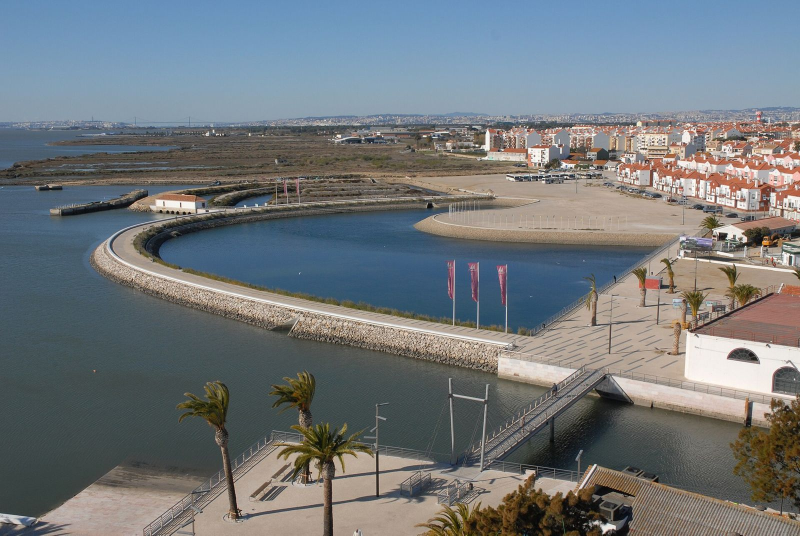
#> input picture media/loc/photo_01.jpg, 1600 x 1071 px (shown at 1/2 size)
$ python -i grid.py   (imports and definitions only)
#> lines starting #> are read from the running program, lines starting #| are printed output that depends on the picture
import sys
from PIL import Image, ImageDraw
def grid(src,out,box=None,step=50,scale=1.0):
#> called with src = '../../media/loc/photo_01.jpg', out = 'out.png', step = 50, scale = 1
    im=Image.open(src).convert('RGB')
#> im is the input picture: PIL image 1600x1071 RGB; mean R, G, B 113.8, 119.3, 122.8
    if box: im=im.crop(box)
    ox,oy=(box[0],box[1]) if box else (0,0)
    if scale!=1: im=im.resize((int(im.width*scale),int(im.height*scale)))
    d=ImageDraw.Draw(im)
    for X in range((ox//step)*step,ox+int(im.width/scale)+1,step):
        x=(X-ox)*scale
        d.line([(x,0),(x,im.height)],fill=(255,0,255) if X%100==0 else (0,255,255),width=1)
        if X%100==0: d.text((x+2,2),str(X),fill=(255,0,255))
    for Y in range((oy//step)*step,oy+int(im.height/scale)+1,step):
        y=(Y-oy)*scale
        d.line([(0,y),(im.width,y)],fill=(255,0,255) if Y%100==0 else (0,255,255),width=1)
        if Y%100==0: d.text((2,y+2),str(Y),fill=(255,0,255))
    im.save(out,quality=90)
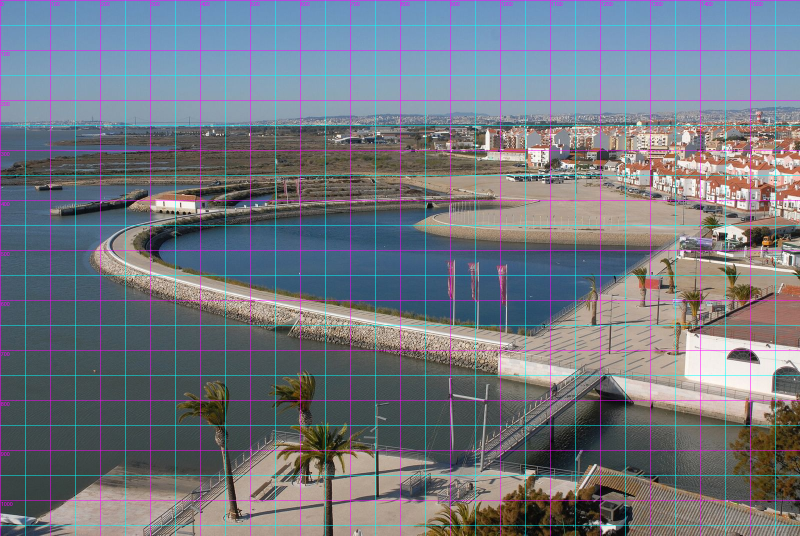
#> saved as out.png: PIL image 1600x1071 RGB (shown at 1/2 size); mean R, G, B 114.5, 119.5, 128.1
# [3 lines not run here, left out]

>>> result = grid('../../media/loc/photo_01.jpg', 'out.png')

$ run again, on media/loc/photo_03.jpg
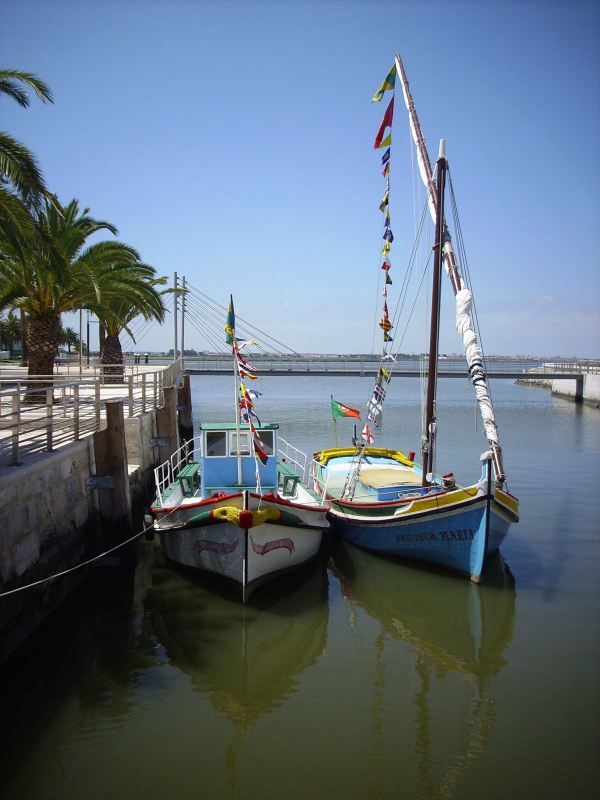
#> input picture media/loc/photo_03.jpg, 1200 x 1600 px (shown at 1/2 size)
#> in grid, im is the input picture: PIL image 1200x1600 RGB; mean R, G, B 96.7, 112.1, 126.5
#> in grid, `im.save(out,quality=90)`:
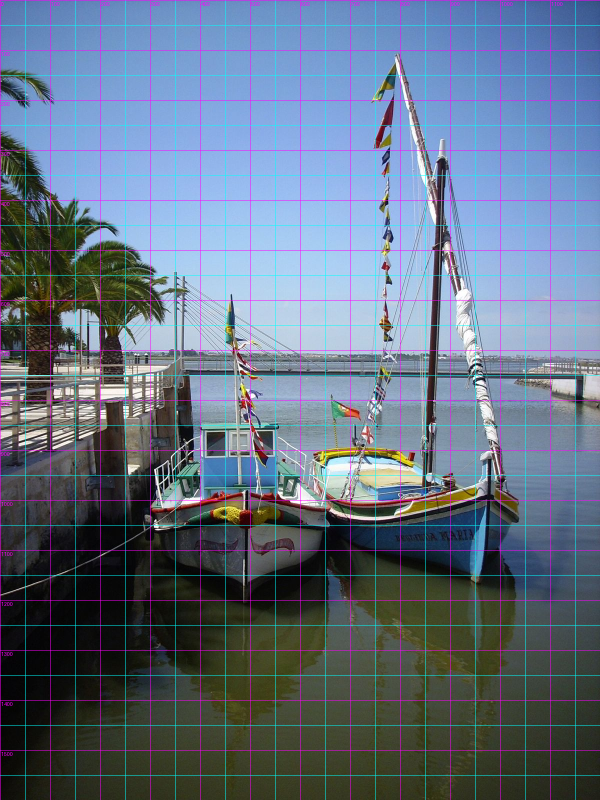
#> saved as out.png: PIL image 1200x1600 RGB (shown at 1/2 size); mean R, G, B 98, 112.7, 131.7

$ run again, on media/loc/photo_04.jpg
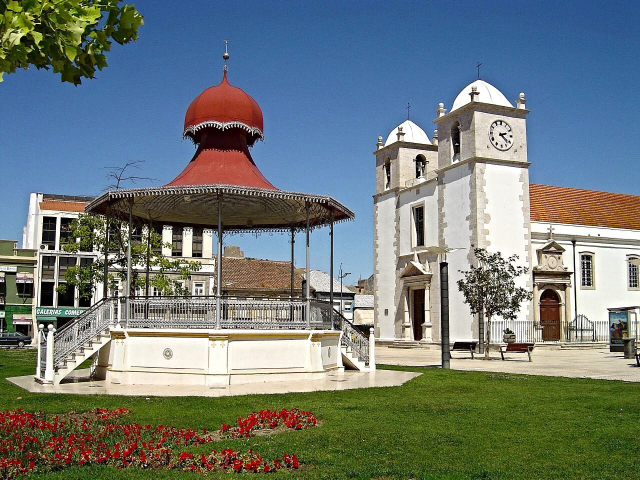
#> input picture media/loc/photo_04.jpg, 1280 x 959 px (shown at 1/2 size)
#> in grid, im is the input picture: PIL image 1280x959 RGB; mean R, G, B 112.5, 123.1, 121.1
#> in grid, `im.save(out,quality=90)`:
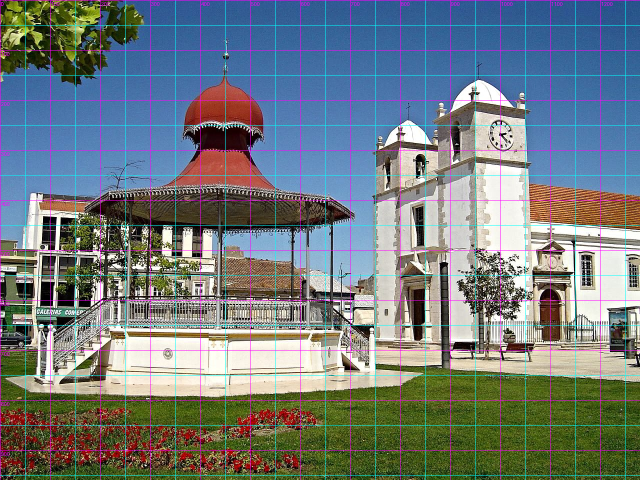
#> saved as out.png: PIL image 1280x959 RGB (shown at 1/2 size); mean R, G, B 113.4, 123.3, 126.8

$ run again, on media/loc/photo_05.jpg
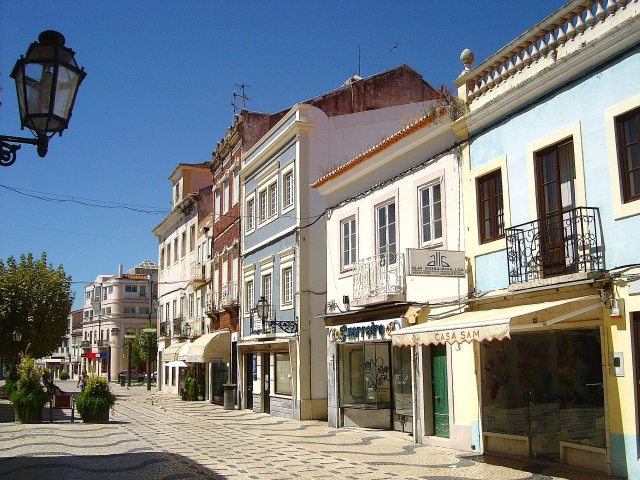
#> input picture media/loc/photo_05.jpg, 1280 x 960 px (shown at 1/2 size)
#> in grid, im is the input picture: PIL image 1280x960 RGB; mean R, G, B 123.1, 129.3, 132.1
#> in grid, `im.save(out,quality=90)`:
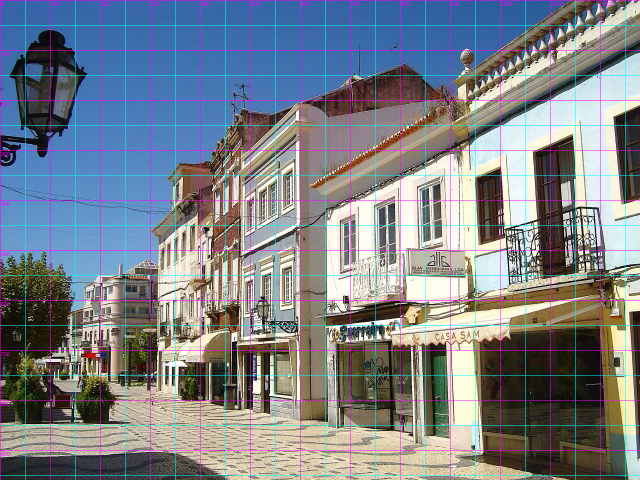
#> saved as out.png: PIL image 1280x960 RGB (shown at 1/2 size); mean R, G, B 123.5, 129.2, 137.3
